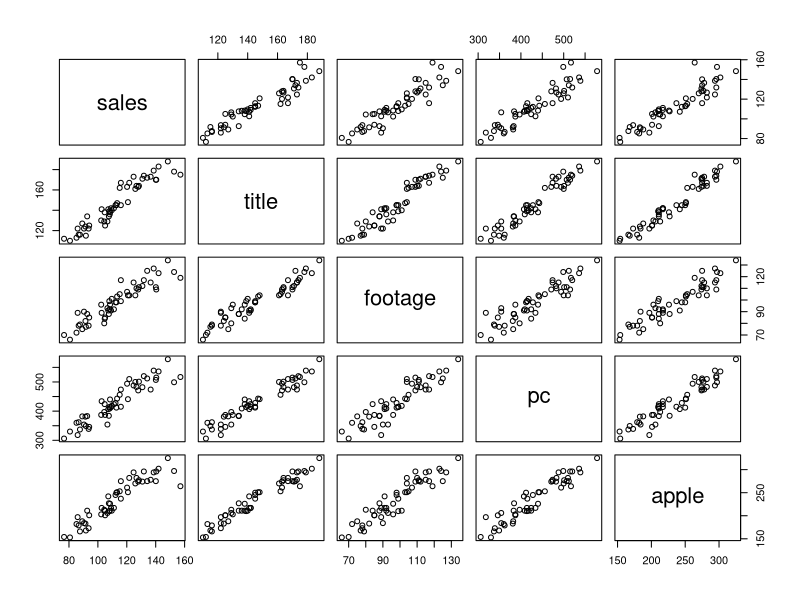
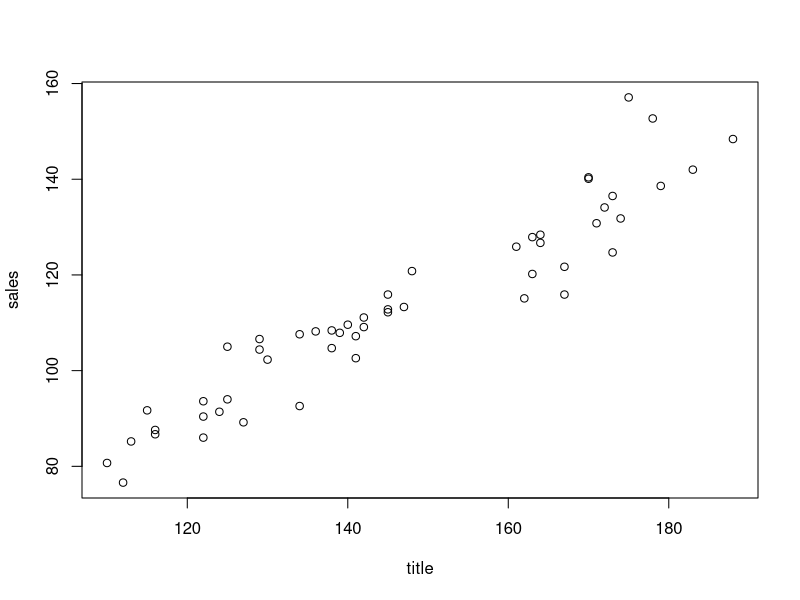
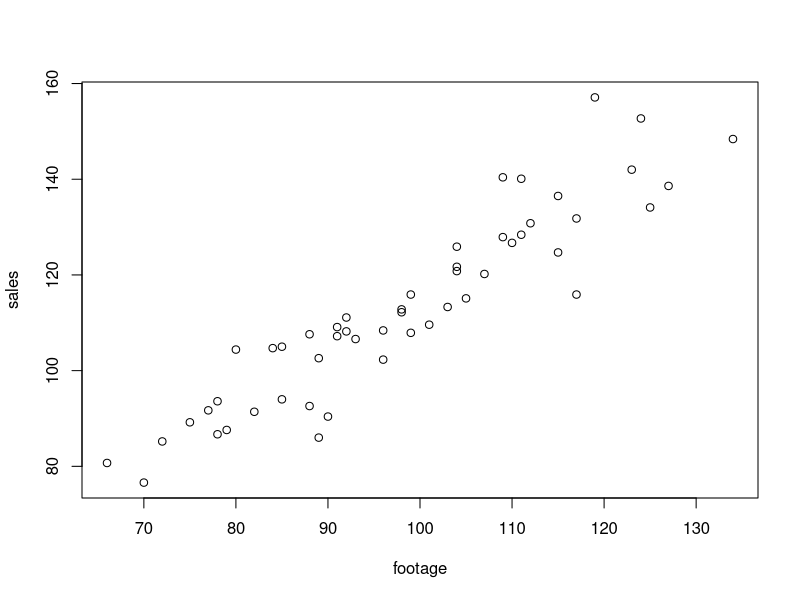
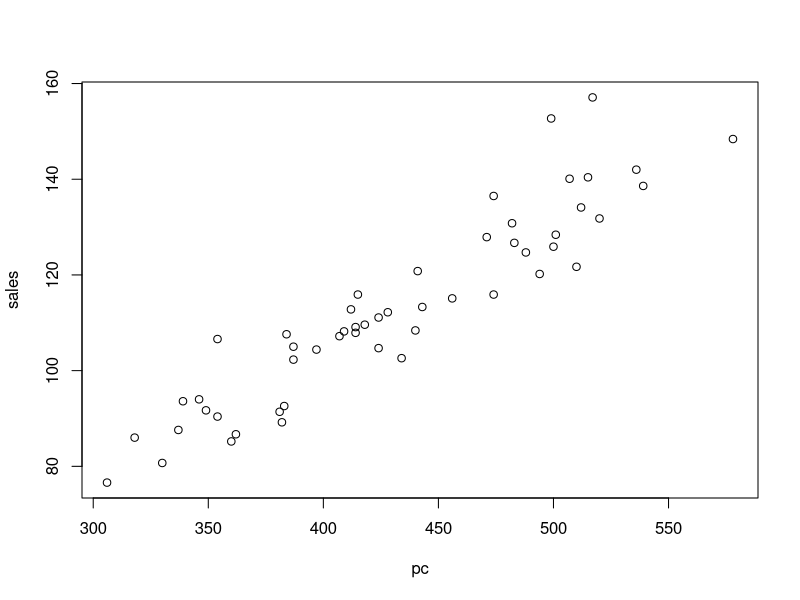
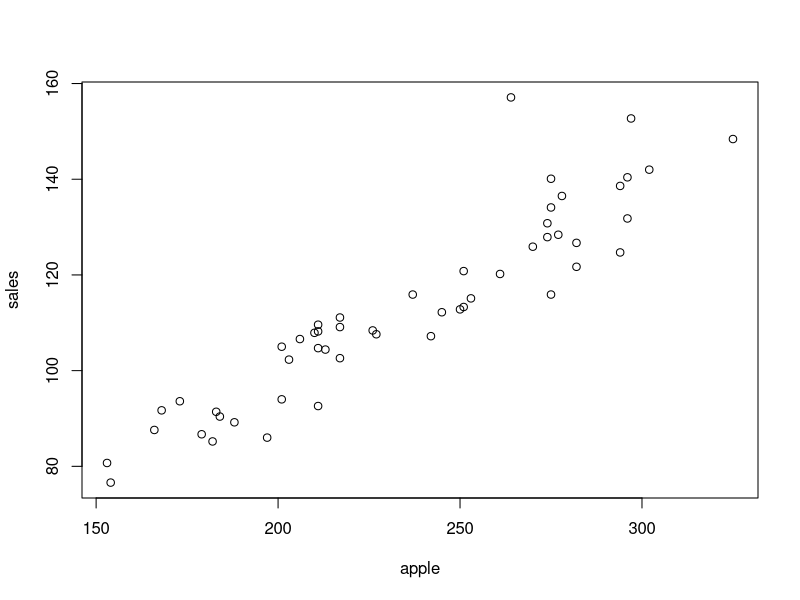
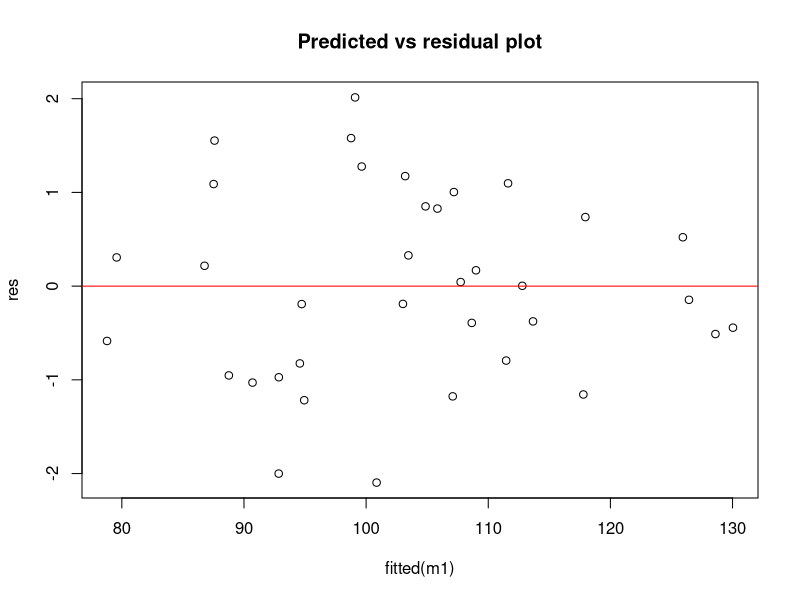
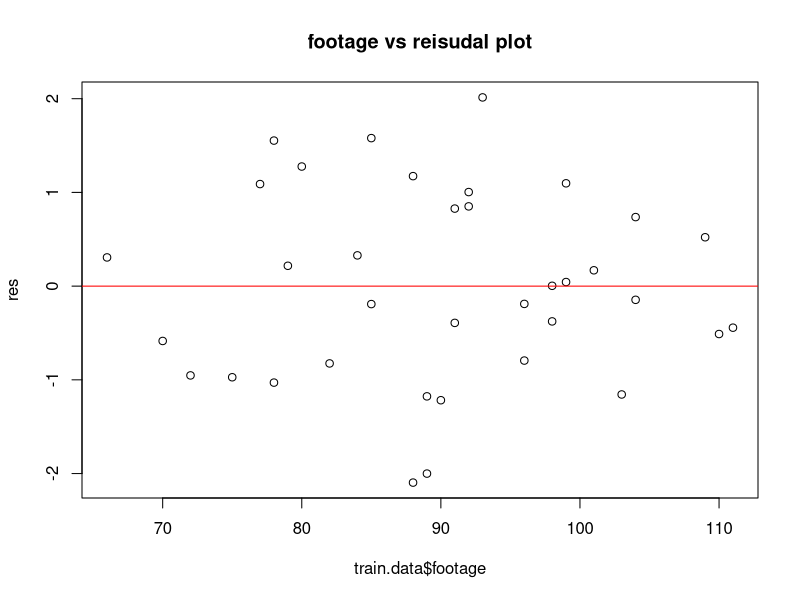
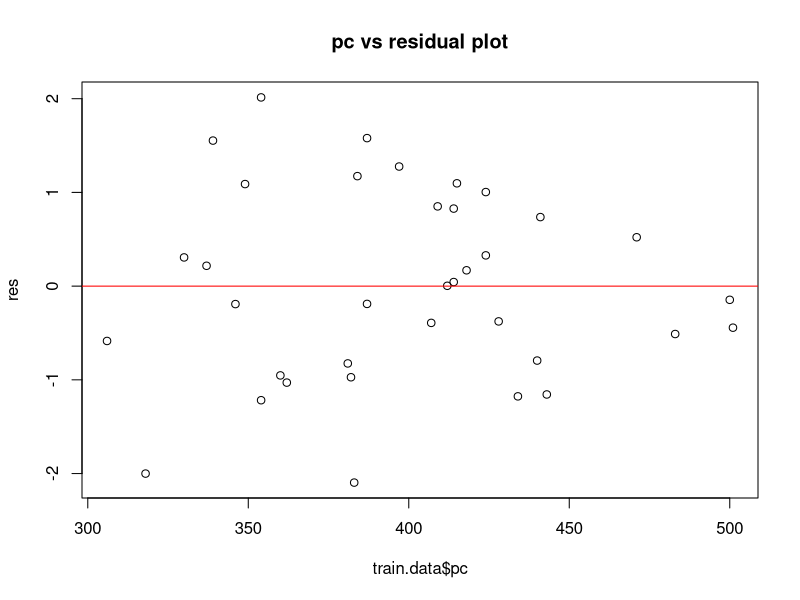

R code for these plots, in order:
setwd('C:/users/mg/Desktop/Data Analytics/HW/HW5')
getwd()

mydata = read.table("HW5_DATA.txt", header = T)

sales = mydata$sales
title = mydata$title
footage = mydata$footage
pc = mydata$pc
apple = mydata$apple

# plot about whole data sets.
plot(mydata)
plot(title, sales)
plot(footage, sales)
plot(pc, sales)
plot(apple, sales)

# Collinearity problem detections
# If there are two factors with strong correlations, i should remove one of them.
cor(cbind(sales,title,footage,pc,apple))

# Split data for hold-out evaluation
train.data = mydata[1:36,] # 70% of data set for training data
test.data = mydata[37:52,] # 30% of data set for testing data

# Build models
# Feature Selection // to distinguish useful x variables or not.

# Q4
# Based on F-test, we know whether at least one x variable is useful to predict y.
# F-test & Individual parameter test with backward elimination #1
full =  lm(sales~title+footage+pc+apple, data=train.data)
summary(full)

# Q5
# Individual parameter test with backward elimination #2
# I removed title because title has biggest P-value among X variables.
m1 =  lm(sales~footage+pc+apple, data=train.data)
summary(m1)

# Q.9 : Residual Analysis
# 1) Validate the constant variance
# Standard model is m1
res = rstandard(m1)
plot( fitted(m1), res, main="Predicted vs residual plot")
abline(a=0, b=0, col='red')
# 2) Validate the linearity relationship
plot(train.data$footage, res, main="footage vs reisudal plot")
abline(a=0, b=0, col='red')

plot(train.data$pc, res, main="pc vs residual plot")
abline(a=0, b=0, col='red')

plot(train.data$apple, res, main="apple vs residual plot")
abline(a=0, b=0, col='red')
# 3) Validate normal distribution of residuals
qqnorm(res)
qqline(res, col=2)

shapiro.test(res) #If p-value>0.05, we say it follows normal distribution at 95% confidence level
# 4) Identify potential outliers



# Q.10 : Build a base model by using pc as the x variable.
base = lm(sales~pc, data=train.data)
full = lm(sales~title+footage+pc+apple, data=train.data)
Q10 = step(base, scope=list(upper=full, lower=~1), direction="forward", trace=T)
summary(Q10)

# Q.11 : Calculate the RMSE 
# m2 = final reduced regression model
# Q10 = model in Q10
# Bese model minimizeds RMSE
y5 = predict.glm(m1,test.data)
y10 = predict.glm(Q10,test.data)
y=test.data[,2]
rmse_5 = sqrt((y-y5)%*%(y-y5))/nrow(test.data)
rmse_10 = sqrt((y-y10)%*%(y-y10))/nrow(test.data)
rmse_5
rmse_10
